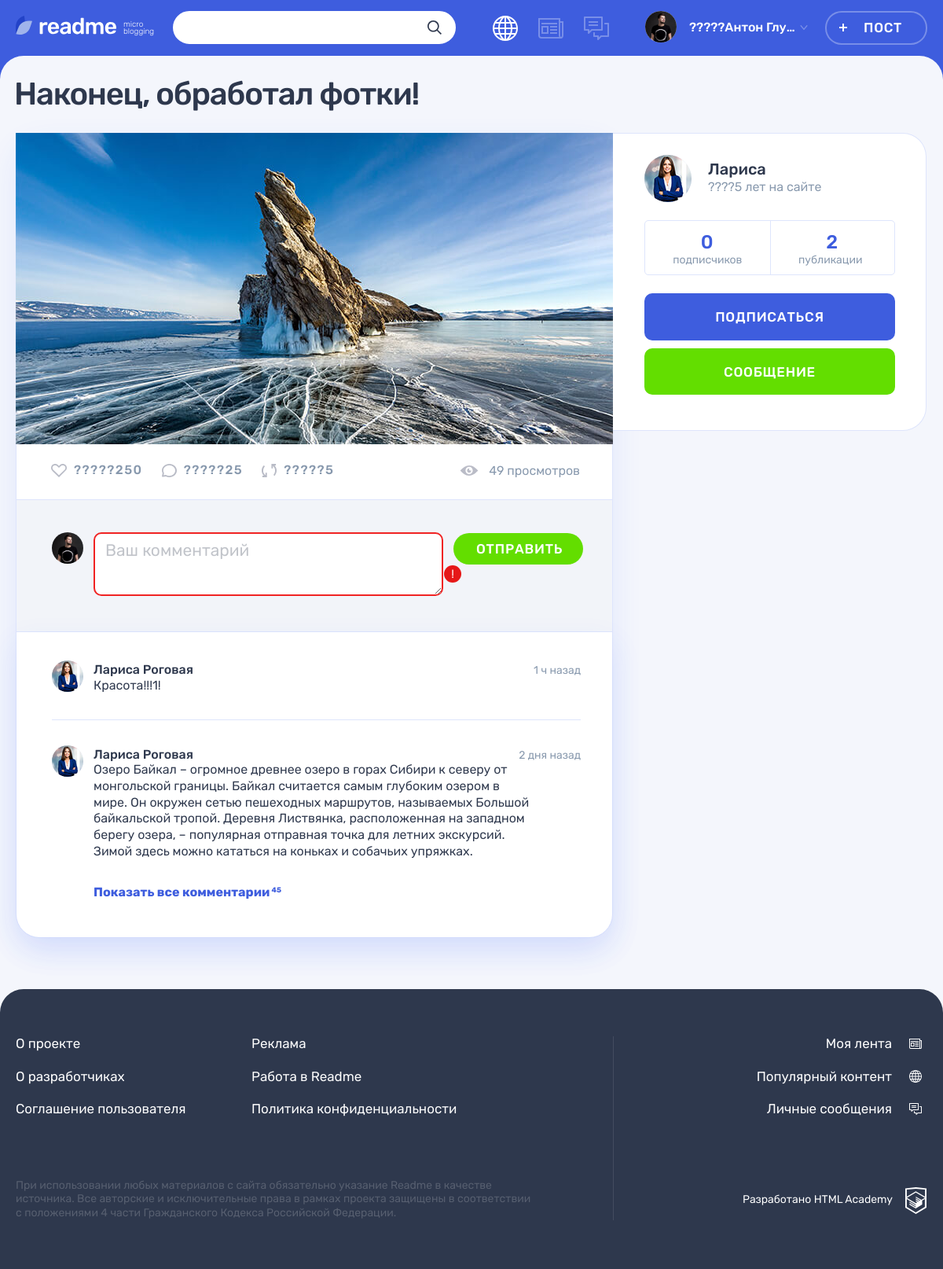
Page /post.php?id=3 on the earlier database version.
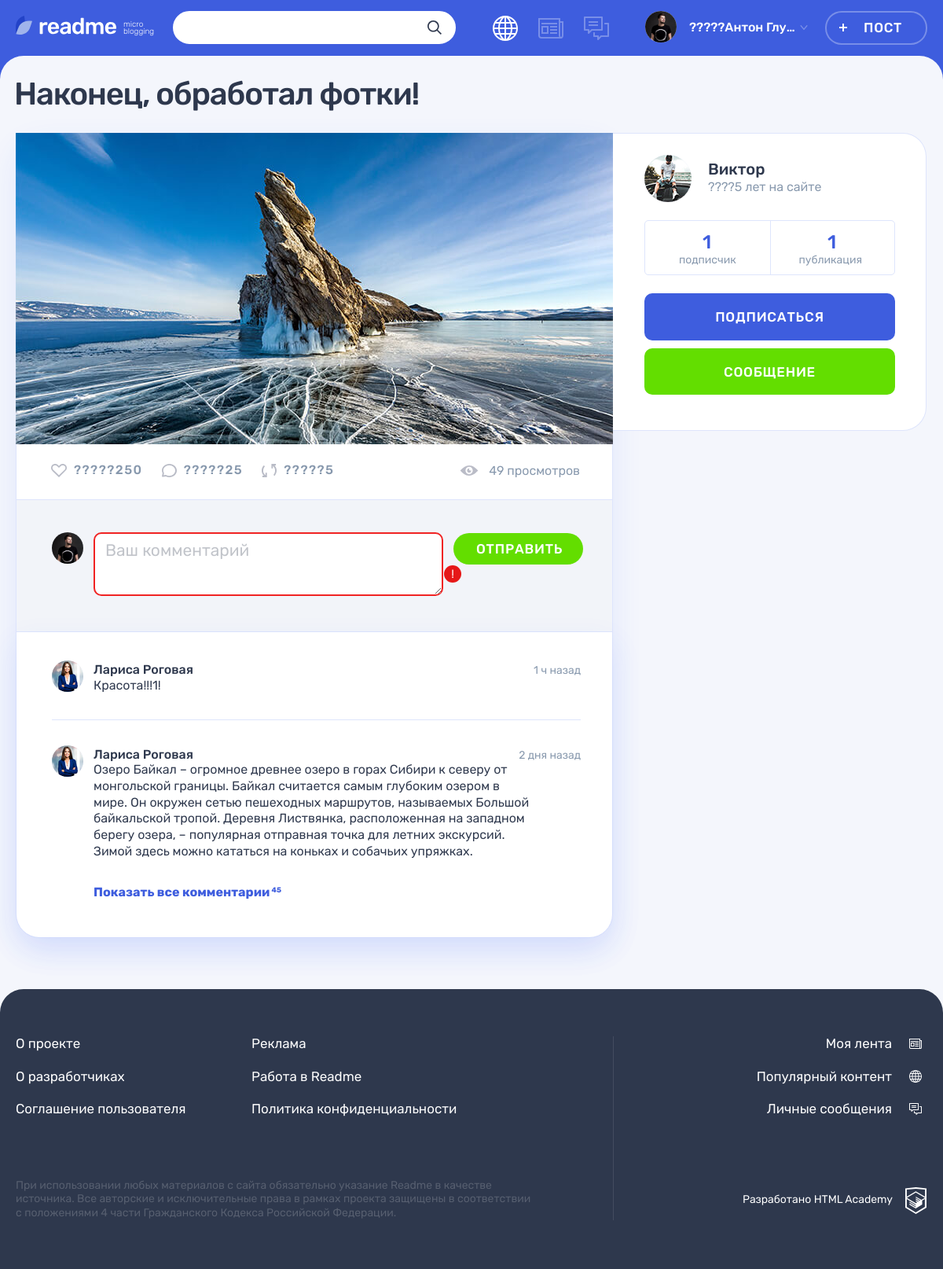
Same page on the later database version.
### tables this page shows
CREATE TABLE IF NOT EXISTS posts (
id INT UNSIGNED AUTO_INCREMENT PRIMARY KEY,
author_id INT UNSIGNED,
post_type INT UNSIGNED,
dt_add DATETIME,
heading VARCHAR(128),
content TEXT,
quote_author TEXT,
img_url VARCHAR(128),
youtube_url VARCHAR(128),
url VARCHAR(128),
view_count INT,
FOREIGN KEY (author_id) REFERENCES users(id)
ON UPDATE CASCADE
ON DELETE CASCADE,
FOREIGN KEY (post_type) REFERENCES content_types(id)
ON UPDATE CASCADE
ON DELETE CASCADE
);

CREATE TABLE IF NOT EXISTS users (
id INT UNSIGNED AUTO_INCREMENT PRIMARY KEY,
username VARCHAR(32) NOT NULL UNIQUE,
dt_add DATETIME,
email VARCHAR(128) NOT NULL UNIQUE,
password VARCHAR(64),
avatar VARCHAR(128)
);

### helpers.php (called while the page is built, shortened)
<?php
function get_noun_plural_form(int $number, string $one, string $two, string $many): string
{
    $number = (int)$number;
    $mod10 = $number % 10;
    $mod100 = $number % 100;
    switch (true) {
        case ($mod10 === 1):
            return $one;
        case ($mod10 >= 2 && $mod10 <= 4):
            return $two;
        default:
            return $many;
    }
}
function include_template($name, array $data = [])
{
    $name = 'templates/' . $name;
    extract($data);
    require $name;
    $result = ob_get_clean();
    return $result;
}

### functions.php (called while the page is built, shortened)
<?php
function secure_query_bind_result(mysqli $connection, string $sql, bool $check, ...$params) {
    $param_types = '';
    foreach ($params as $param) {
        $param_types .= (gettype($param) == 'integer') ? 'i' : 's';
    }
    $prepared_sql = mysqli_prepare($connection, $sql);
    mysqli_stmt_bind_param($prepared_sql, $param_types, ...$params);
    mysqli_stmt_execute($prepared_sql);
    if ($check) {
        mysqli_stmt_bind_result($prepared_sql, $bind);
        mysqli_stmt_fetch($prepared_sql);
        mysqli_stmt_close($prepared_sql);
        return $bind;
    }
    else {
        return mysqli_stmt_get_result($prepared_sql);
    }
}

### templates/post-details.php (the view, shortened to what this page needs)
<!DOCTYPE html>
<html lang="ru">
<head>
  <link rel="stylesheet" href="css/main.css">
</head>
<body class="page">
<header class="header">
  <div class="header__wrapper container">
    <div class="header__logo-wrapper">
      <a class="header__logo-link" href="main.html">
        <img class="header__logo" src="img/logo.svg" alt="Логотип readme" width="128" height="24">
      </a>
      <p class="header__topic">
        micro blogging
      </p>
    </div>
    <form class="header__search-form form" action="#" method="get">
      <div class="header__search">
        <input class="header__search-input form__input" type="search">
        <button class="header__search-button button" type="submit">
          <svg class="header__search-icon" width="18" height="18">
            <use xlink:href="#icon-search"></use>
          </svg>
        </button>
      </div>
    </form>
    <div class="header__nav-wrapper">
      <nav class="header__nav">
        <ul class="header__my-nav">
          <li class="header__my-page header__my-page--popular">
            <a class="header__page-link header__page-link--active" title="Популярный контент">
            </a>
          </li>
          <li class="header__my-page header__my-page--feed">
            <a class="header__page-link" href="feed.html" title="Моя лента">
            </a>
          </li>
          <li class="header__my-page header__my-page--messages">
            <a class="header__page-link" href="messages.html" title="Личные сообщения">
            </a>
          </li>
        </ul>
        <ul class="header__user-nav">
          <li class="header__profile">
            <a class="header__profile-link" href="#">
              <div class="header__avatar-wrapper">
                <img class="header__profile-avatar" src="img/userpic-medium.jpg" alt="Аватар профиля">
              </div>
              <div class="header__profile-name">
                <span>?????Антон Глуханько</span>
                <svg class="header__link-arrow" width="10" height="6">
                  <use xlink:href="#icon-arrow-right-ad"></use>
                </svg>
              </div>
            </a>
          </li>
          <li>
            <a class="header__post-button button button--transparent" href="add.php">Пост</a>
          </li>
        </ul>
      </nav>
    </div>
  </div>
</header>
<main class="page__main page__main--publication">
  <div class="container">
    <h1 class="page__title page__title--publication"><?=$post['heading']?></h1>
    <section class="post-details">
      <div class="post-details__wrapper">
        <div class="post-details__main-block post post--details">
            <div class="post-<?=$post['type_class']?>">
                <?php
                $post_content = include_template($post['type_class'].'-details.php', ['post' => $post]);
                print($post_content);
                ?>
            </div>
          <div class="post__indicators">
            <div class="post__buttons">
              <a class="post__indicator post__indicator--likes button" href="#" title="Лайк">
                <svg class="post__indicator-icon" width="20" height="17">
                  <use xlink:href="#icon-heart"></use>
                </svg>
                <span>?????250</span>
              </a>
              <a class="post__indicator post__indicator--comments button" href="#" title="Комментарии">
                <svg class="post__indicator-icon" width="19" height="17">
                  <use xlink:href="#icon-comment"></use>
                </svg>
                <span>?????25</span>
              </a>
              <a class="post__indicator post__indicator--repost button" href="#" title="Репост">
                <svg class="post__indicator-icon" width="19" height="17">
                  <use xlink:href="#icon-repost"></use>
                </svg>
                <span>?????5</span>
              </a>
            </div>
            <span class="post__view"><?=$post['view_count']?> просмотров</span>
          </div>
          <div class="comments">
            <form class="comments__form form" action="#" method="post">
              <div class="comments__my-avatar">
                <img class="comments__picture" src="img/userpic-medium.jpg" alt="Аватар пользователя">
              </div>
              <div class="form__input-section form__input-section--error">
                <textarea class="comments__textarea form__textarea form__input" placeholder="Ваш комментарий"></textarea>
                <button class="form__error-button button" type="button">!</button>
              </div>
              <button class="comments__submit button button--green" type="submit">Отправить</button>
            </form>
            <div class="comments__list-wrapper">
              <ul class="comments__list">
                <li class="comments__item user">
                  <div class="comments__avatar">
                    <a class="user__avatar-link" href="#">
                      <img class="comments__picture" src="img/userpic-larisa.jpg" alt="Аватар пользователя">
                    </a>
                  </div>
                  <div class="comments__info">
                    <div class="comments__name-wrapper">
                      <a class="comments__user-name" href="#">
                        <span>Лариса Роговая</span>
                      </a>
                      <time class="comments__time" datetime="2019-03-20">1 ч назад</time>
                    </div>
                    <p class="comments__text">
                      Красота!!!1!
                    </p>
                  </div>
                </li>
                <li class="comments__item user">
                  <div class="comments__avatar">
                    <a class="user__avatar-link" href="#">
                      <img class="comments__picture" src="img/userpic-larisa.jpg" alt="Аватар пользователя">
                    </a>
                  </div>
                  <div class="comments__info">
                    <div class="comments__name-wrapper">
                      <a class="comments__user-name" href="#">
                        <span>Лариса Роговая</span>
                      </a>
                      <time class="comments__time" datetime="2019-03-18">2 дня назад</time>
                    </div>
                    <p class="comments__text">
                      Озеро Байкал – огромное древнее озеро в горах Сибири к северу от монгольской границы. Байкал считается самым глубоким озером в мире. Он окружен сетью пешеходных маршрутов, называемых Большой байкальской тропой. Деревня Листвянка, расположенная на западном берегу озера, – популярная отправная точка для летних экскурсий. Зимой здесь можно кататься на коньках и собачьих упряжках.
                    </p>
                  </div>
                </li>
              </ul>
              <a class="comments__more-link" href="#">
                <span>Показать все комментарии</span>
                <sup class="comments__amount">45</sup>
              </a>
            </div>
          </div>
        </div>
        <div class="post-details__user user">
          <div class="post-details__user-info user__info">
            <div class="post-details__avatar user__avatar">
              <a class="post-details__avatar-link user__avatar-link" href="#">
                <img class="post-details__picture user__picture" src="<?=$post['avatar']?>" alt="Аватар пользователя">
              </a>
            </div>
            <div class="post-details__name-wrapper user__name-wrapper">
              <a class="post-details__name user__name" href="#">
                <span><?= $post['username'] ?></span>
              </a>
              <time class="post-details__time user__time" datetime="2014-03-20">????5 лет на сайте</time>
            </div>
          </div>
          <div class="post-details__rating user__rating">
            <p class="post-details__rating-item user__rating-item user__rating-item--subscribers">
              <span class="post-details__rating-amount user__rating-amount"><?= $author_followers_count ?></span>
              <span class="post-details__rating-text user__rating-text"><?= get_noun_plural_form($author_followers_count,'подписчик','подписчика','подписчиков'); ?></span>
            </p>
            <p class="post-details__rating-item user__rating-item user__rating-item--publications">
              <span class="post-details__rating-amount user__rating-amount"><?= $author_posts_count ?></span>
              <span class="post-details__rating-text user__rating-text"><?= get_noun_plural_form($author_posts_count,'публикация','публикации','публикаций'); ?></span>
            </p>
          </div>
          <div class="post-details__user-buttons user__buttons">
            <button class="user__button user__button--subscription button button--main" type="button">Подписаться</button>
            <a class="user__button user__button--writing button button--green" href="#">Сообщение</a>
          </div>
        </div>
      </div>
    </section>
  </div>
</main>
<footer class="footer">
  <div class="footer__wrapper">
    <div class="footer__container container">
      <div class="footer__site-info">
        <div class="footer__site-nav">
          <ul class="footer__info-pages">
            <li class="footer__info-page">
              <a class="footer__page-link" href="#">О проекте</a>
            </li>
            <li class="footer__info-page">
              <a class="footer__page-link" href="#">Реклама</a>
            </li>
            <li class="footer__info-page">
              <a class="footer__page-link" href="#">О разработчиках</a>
            </li>
            <li class="footer__info-page">
              <a class="footer__page-link" href="#">Работа в Readme</a>
            </li>
            <li class="footer__info-page">
              <a class="footer__page-link" href="#">Соглашение пользователя</a>
            </li>
            <li class="footer__info-page">
              <a class="footer__page-link" href="#">Политика конфиденциальности</a>
            </li>
          </ul>
        </div>
        <p class="footer__license">
          При использовании любых материалов с сайта обязательно указание Readme в качестве источника. Все авторские и исключительные права в рамках проекта защищены в соответствии с положениями 4 части Гражданского Кодекса Российской Федерации.
        </p>
      </div>
      <div class="footer__my-info">
        <ul class="footer__my-pages">
          <li class="footer__my-page footer__my-page--feed">
            <a class="footer__page-link" href="feed.html">Моя лента</a>
          </li>
          <li class="footer__my-page footer__my-page--popular">
            <a class="footer__page-link" href="popular.html">Популярный контент</a>
          </li>
          <li class="footer__my-page footer__my-page--messages">
            <a class="footer__page-link" href="messages.html">Личные сообщения</a>
          </li>
        </ul>
        <div class="footer__copyright">
          <a class="footer__copyright-link" href="https://htmlacademy.ru">
            <span>Разработано HTML Academy</span>
            <svg class="footer__copyright-logo" width="27" height="34">
              <use xlink:href="#icon-htmlacademy"></use>
            </svg>
          </a>
        </div>
      </div>
    </div>
  </div>
</footer>
</body>
</html>

### templates/photo-details.php
<div class="post-details__image-wrapper post-photo__image-wrapper">
    <img src="<?=htmlspecialchars($post['img_url'])?>" alt="Фото от пользователя <?=htmlspecialchars($post['username'])?>" width="760" height="507">
</div>

### post.php (shortened to what this page needs)
<?php
require_once('helpers.php');
require_once('functions.php');
require_once('db.php');
$select_post_by_id =
    "SELECT
        posts.*,
        users.username,
        users.avatar,
        content_types.type_class
    FROM posts
    INNER JOIN users ON posts.author_id=users.id
    INNER JOIN content_types ON posts.post_type=content_types.id
    WHERE posts.id = ?
    ORDER BY view_count DESC;";
$id = $_GET['id'];
$posts_mysqli = secure_query_bind_result($con, $select_post_by_id,false, $id);
$posts_array = mysqli_fetch_all($posts_mysqli, MYSQLI_ASSOC);
$post_author_id = $posts_array[0]['author_id'];
$count_posts_by_author = "SELECT COUNT(*) FROM posts WHERE author_id = ?;";
$author_posts_count_mysqli = secure_query_bind_result($con, $count_posts_by_author, false, $post_author_id);
$author_posts_count = mysqli_fetch_row($author_posts_count_mysqli)[0];
$count_author_followers = "SELECT COUNT(*) FROM subscribe WHERE author_id = ?;";
$author_followers_count_mysqli = secure_query_bind_result($con, $count_author_followers, false, $post_author_id);
$author_followers_count = mysqli_fetch_row($author_followers_count_mysqli)[0];
$page_content = include_template('post-details.php', ['post' => $posts_array[0],'author_posts_count' => $author_posts_count, 'author_followers_count' => $author_followers_count]);
print($page_content);

Differences in the rows shown:
changed posts "Наконец, обработал фотки!": author.avatar: a different picture; author.username "Лариса" → "Виктор"
Other differences:
$author_followers_count: "0" → "1"
$author_posts_count: "2" → "1"
text no longer shown: "подписчиков публикации"
text now shown: "подписчик публикация"
